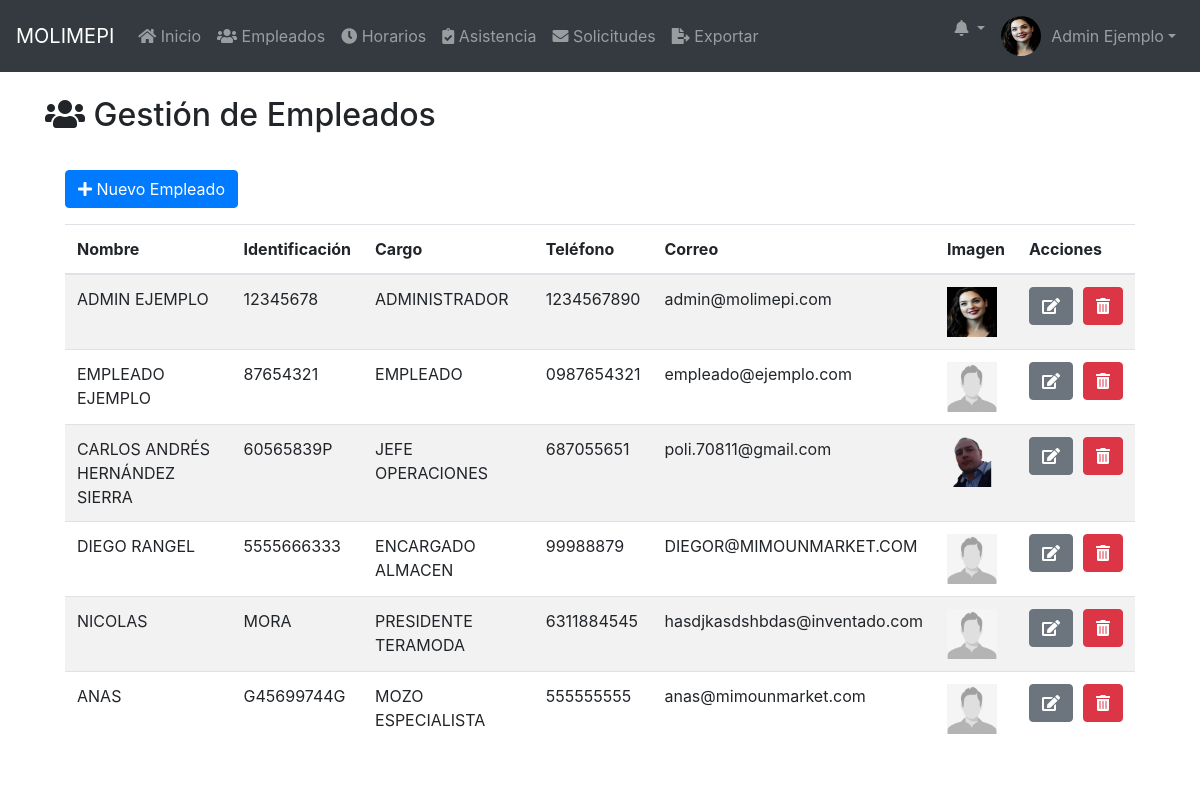
The app's page /public/empleados.php (signed in), older data.
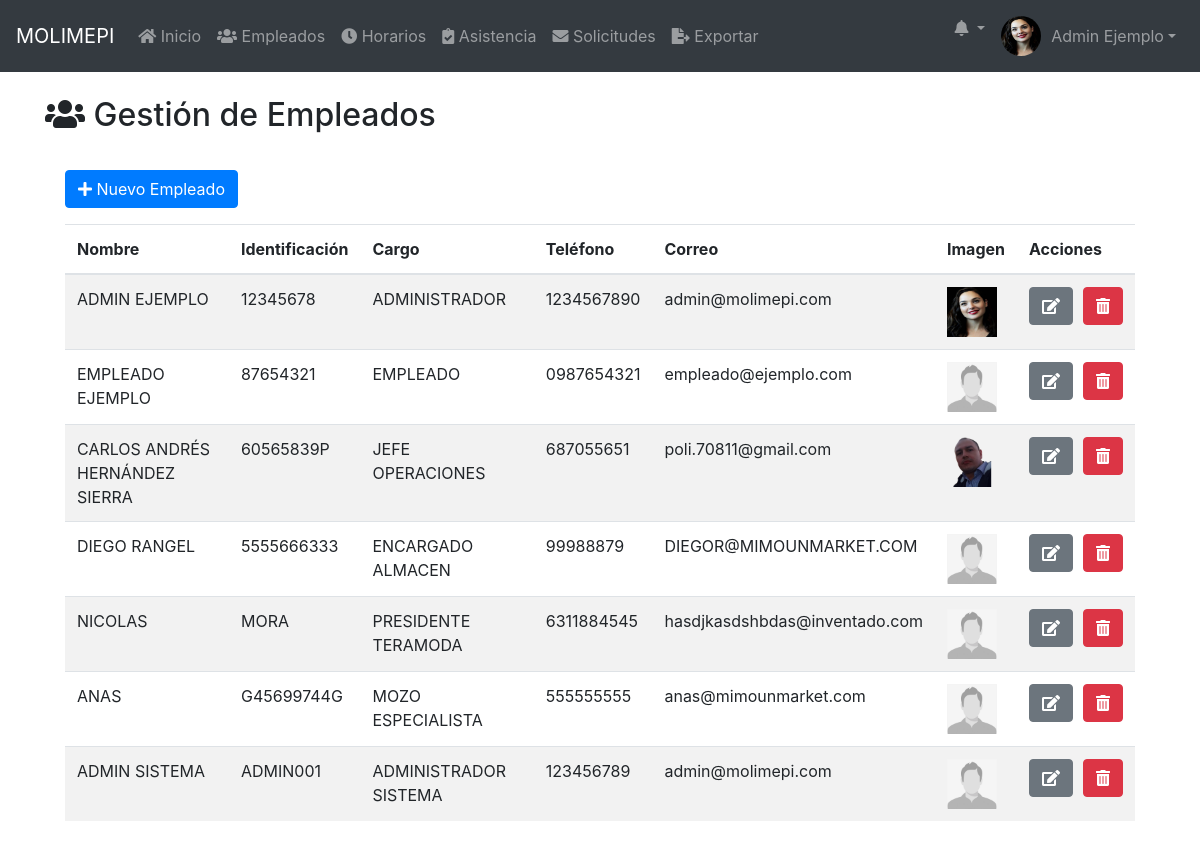
The same page, newer data.
### tables this page shows
CREATE TABLE `usuarios` (
  `ID` int(11) NOT NULL,
  `nombre` varchar(100) NOT NULL,
  `identificacion` varchar(50) NOT NULL,
  `cargo` varchar(50) NOT NULL,
  `telefono` varchar(20) DEFAULT NULL,
  `correo` varchar(100) DEFAULT NULL,
  `nickname` varchar(50) NOT NULL,
  `password` varchar(255) DEFAULT NULL,
  `rol` enum('Administrador','Empleado') DEFAULT 'Empleado',
  `imagen` varchar(255) DEFAULT 'imgs/nofoto.png',
  `fecha_registro` timestamp NOT NULL DEFAULT current_timestamp(),
  `cambio_password` tinyint(1) DEFAULT 0
);

### public/empleados.php (the view, shortened to what this page needs)
<?php
require_once '../config/database.php';
$stmt = $pdo->prepare("SELECT * FROM usuarios");
$stmt->execute();
$usuarios = $stmt->fetchAll(PDO::FETCH_ASSOC);
?>
<!DOCTYPE html>
<html lang="es">
<?php include 'head.php'; ?>
<body>
    <?php include 'navbar.php'; ?>
    <div class="container mt-4">
        <h2><i class="fas fa-users"></i> Gestión de Empleados</h2>
        <div class="card mt-3" style="border: none; box-shadow: none;">
            <div class="card-body">
                <button class="btn btn-primary mb-3" data-toggle="modal" data-target="#nuevoUsuarioModal">
                    <i class="fas fa-plus"></i> Nuevo Empleado
                </button>
                <table class="table table-striped">
                    <thead>
                        <tr>
                            <th>Nombre</th>
                            <th class="d-none d-md-table-cell">Identificación</th>
                            <th class="d-none d-md-table-cell">Cargo</th>
                            <th class="d-none d-md-table-cell">Teléfono</th>
                            <th class="d-none d-md-table-cell">Correo</th>
                            <th>Imagen</th>
                            <th>Acciones</th>
                        </tr>
                    </thead>
                    <tbody>
                        <?php foreach ($usuarios as $usuario): ?>
                        <tr>
                            <td style="text-transform: uppercase;"><?php echo htmlspecialchars($usuario['nombre']); ?></td>
                            <td class="d-none d-md-table-cell" style="text-transform: uppercase;"><?php echo htmlspecialchars($usuario['identificacion']); ?></td>
                            <td class="d-none d-md-table-cell" style="text-transform: uppercase;"><?php echo htmlspecialchars($usuario['cargo']); ?></td>
                            <td class="d-none d-md-table-cell"><?php echo htmlspecialchars($usuario['telefono']); ?></td>
                            <td class="d-none d-md-table-cell"><?php echo htmlspecialchars($usuario['correo']); ?></td>
                            <td>
                                <img src="<?php echo str_replace('public/', '', htmlspecialchars($usuario['imagen'])); ?>" alt="Imagen de usuario" style="width: 50px; height: 50px;" data-toggle="modal" data-target="#imageModal" data-img-src="<?php echo str_replace('public/', '', htmlspecialchars($usuario['imagen'])); ?>" class="clickable-image">
                            </td>
                            <td>
                                <div style="display: flex; align-items: center;">
                                    <a href="editar_usuario.php?id=<?php echo $usuario['ID']; ?>" class="btn btn-secondary" style="margin-right: 10px;">
                                        <i class="fas fa-edit"></i>
                                    </a>
                                    <button class="btn btn-danger" data-toggle="modal" data-target="#confirmDeleteModal" data-id="<?php echo $usuario['ID']; ?>">
                                        <i class="fas fa-trash-alt"></i>
                                    </button>
                                </div>
                            </td>
                        </tr>
                        <?php endforeach; ?>
                    </tbody>
                </table>
            </div>
        </div>
    </div>
</body>
</html>

### public/head.php (shortened to what this page needs)
<head>
    <link href="https://stackpath.bootstrapcdn.com/bootstrap/4.5.2/css/bootstrap.min.css" rel="stylesheet">
    <link href="https://cdnjs.cloudflare.com/ajax/libs/font-awesome/5.15.1/css/all.min.css" rel="stylesheet">
    <link rel="stylesheet" href="../styles.css">
</head>

### public/navbar.php (shortened to what this page needs)
<?php
require_once '../config/database.php';
$stmt = $pdo->prepare("SELECT nombre, imagen FROM usuarios WHERE ID = :id");
$stmt->execute(['id' => $_SESSION['usuario_id']]);
$usuario = $stmt->fetch(PDO::FETCH_ASSOC);
$imagenPerfil = (!empty($usuario['imagen']) && file_exists("../" . $usuario['imagen'])) ? "../" . $usuario['imagen'] : '../public/imgs/nofoto.png';
?>
<nav class="navbar navbar-expand-lg navbar-dark bg-dark">
    <a class="navbar-brand" href="dashboard.php">MOLIMEPI</a>
    <div class="collapse navbar-collapse" id="navbarNav">
        <ul class="navbar-nav mr-auto">
            <li class="nav-item">
                <a class="nav-link" href="dashboard.php"><i class="fas fa-home"></i> Inicio</a>
            </li>
            <?php if ($_SESSION['rol'] === 'Administrador'): ?>
            <li class="nav-item">
                <a class="nav-link" href="empleados.php"><i class="fas fa-users"></i> Empleados</a>
            </li>
            <?php endif; ?>
            <li class="nav-item">
                <a class="nav-link" href="horarios.php"><i class="fas fa-clock"></i> Horarios</a>
            </li>
            <li class="nav-item">
                <a class="nav-link" href="asistencia.php"><i class="fas fa-clipboard-check"></i> Asistencia</a>
            </li>
            <li class="nav-item">
                <a class="nav-link" href="solicitudes.php"><i class="fas fa-envelope"></i> Solicitudes</a>
            </li>
            <?php if ($_SESSION['rol'] === 'Administrador'): ?>
            <li class="nav-item">
                <a class="nav-link" href="exportar.php"><i class="fas fa-file-export"></i> Exportar</a>
            </li>
            <?php endif; ?>
        </ul>
        <ul class="navbar-nav ml-auto">
            <li class="nav-item dropdown">
                <a class="nav-link dropdown-toggle position-relative" href="#" id="notificacionesDropdown" role="button" data-toggle="dropdown" aria-haspopup="true" aria-expanded="false">
                    <i class="fas fa-bell"></i>
                </a>
            </li>
            <li class="nav-item dropdown">
                <a class="nav-link dropdown-toggle d-flex align-items-center" href="#" id="userDropdown" role="button" data-toggle="dropdown" aria-haspopup="true" aria-expanded="false">
                    <img src="<?php echo $imagenPerfil; ?>" class="rounded-circle" style="width: 40px; height: 40px; margin-right: 10px;">
                    <span><?php echo htmlspecialchars($usuario['nombre']); ?></span>
                </a>
            </li>
        </ul>
    </div>
</nav>

Row changes from the older to the newer data that the page shows:
added usuarios: nombre "ADMIN SISTEMA", identificacion "ADMIN001", cargo "ADMINISTRADOR SISTEMA", telefono "123456789", correo "admin@molimepi.com", imagen (placeholder picture)
